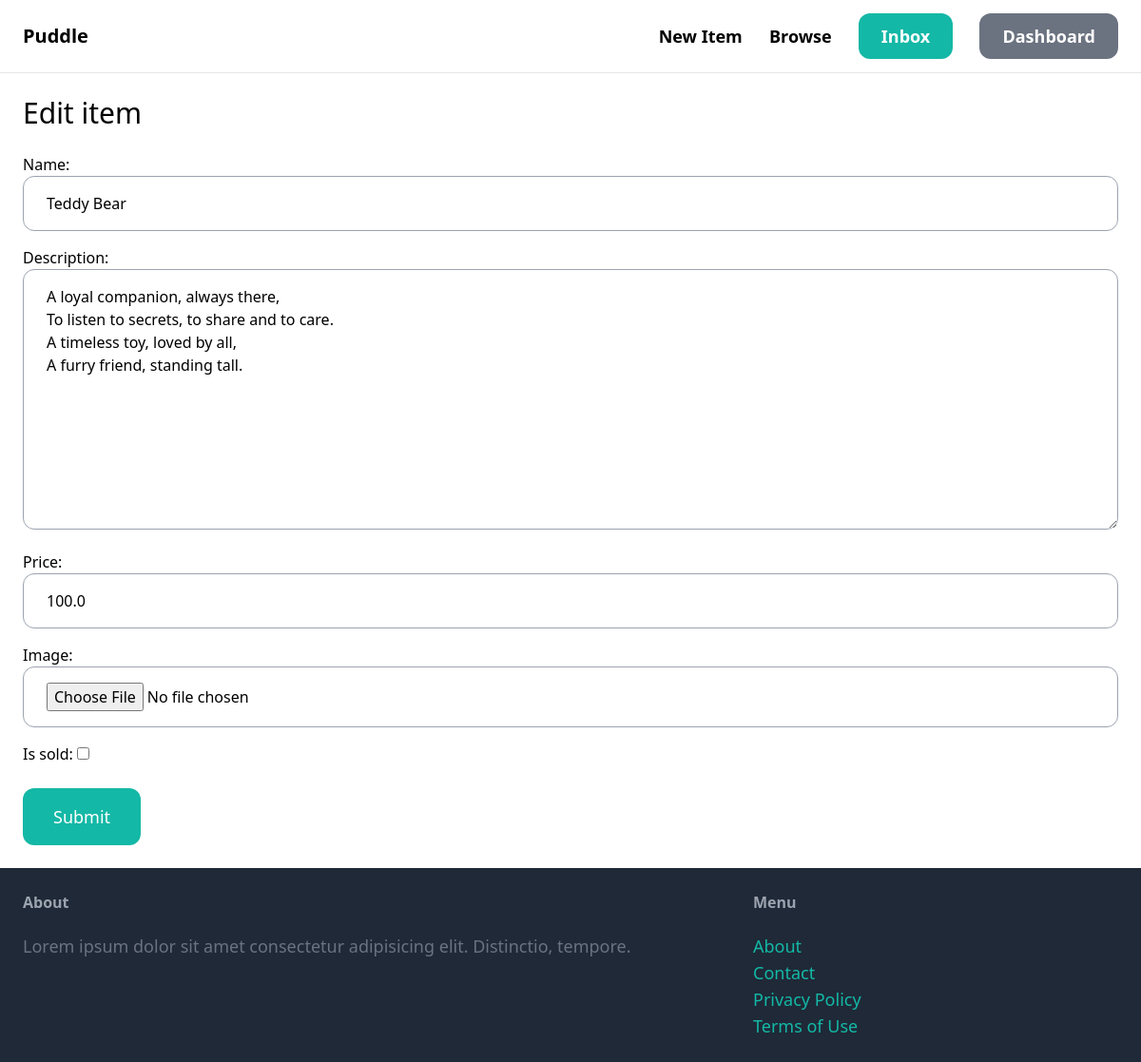
The page /items/1/edit/ (signed in) on the database its author committed.
### item/models.py (models this page shows, shortened)
class Item(models.Model):
    category = models.ForeignKey(Category, related_name='items',on_delete=models.CASCADE)
    name = models.CharField(max_length=200)
    description = models.TextField(blank=True,null=True)
    price = models.FloatField()
    image = models.ImageField(upload_to='item_images',blank=True,null=True)
    is_sold = models.BooleanField(default=False)
    created_by = models.ForeignKey(User,related_name='items',on_delete=models.CASCADE)
    created_at = models.DateTimeField(auto_now=True)

### item/views.py (the view)
# urls.py: path('<int:pk>/edit/', views.edit, name='edit'),
@login_required
def edit(request, pk):
    item = get_object_or_404(Item, pk=pk, created_by=request.user)
    if request.method == 'POST':
        form = EditItemForm(request.POST, request.FILES, instance=item)
        if form.is_valid():
            form.save()
            return redirect('item:detail', pk=item.id)
    else:
        form = EditItemForm(instance=item)
    return render(request, 'item/form.html', {
        'form': form,
        'title': 'Edit item',
    })

### item/forms.py
class EditItemForm(forms.ModelForm):
    class Meta:
        model = Item
        fields = ("name", "description", "price", "image", "is_sold")
        widgets = {
            "name": forms.TextInput(attrs={"class": INPUT_CLASSES}),
            "description": forms.Textarea(attrs={"class": INPUT_CLASSES}),
            "price": forms.TextInput(attrs={"class": INPUT_CLASSES}),
            "image": forms.FileInput(attrs={"class": INPUT_CLASSES}),
        }

### item/templates/item/form.html (shortened to what this page needs)
{% extends "core/base.html" %}
{% block content %}
    <h1 class="mb-6 text-3xl">{{ title }}</h1>
    <form method="post" action="." enctype="multipart/form-data">
        <div class="space-y-4">
            {{ form.as_p }}
        </div>
        <button class=" mt-6 py-4 px-8 text-lg bg-teal-500 hover:bg-teal-700 rounded-xl text-white">
            Submit
        </button>
    </form>
{% endblock %}

### rows shown on the page
Item: name "Teddy Bear", description "A loyal companion, always there, To listen to secrets, to share and to care. A timeless toy, loved by all, A furry friend, standing tall.", price "100.0"

### other values the page prints
{{ title }} "Edit item"
